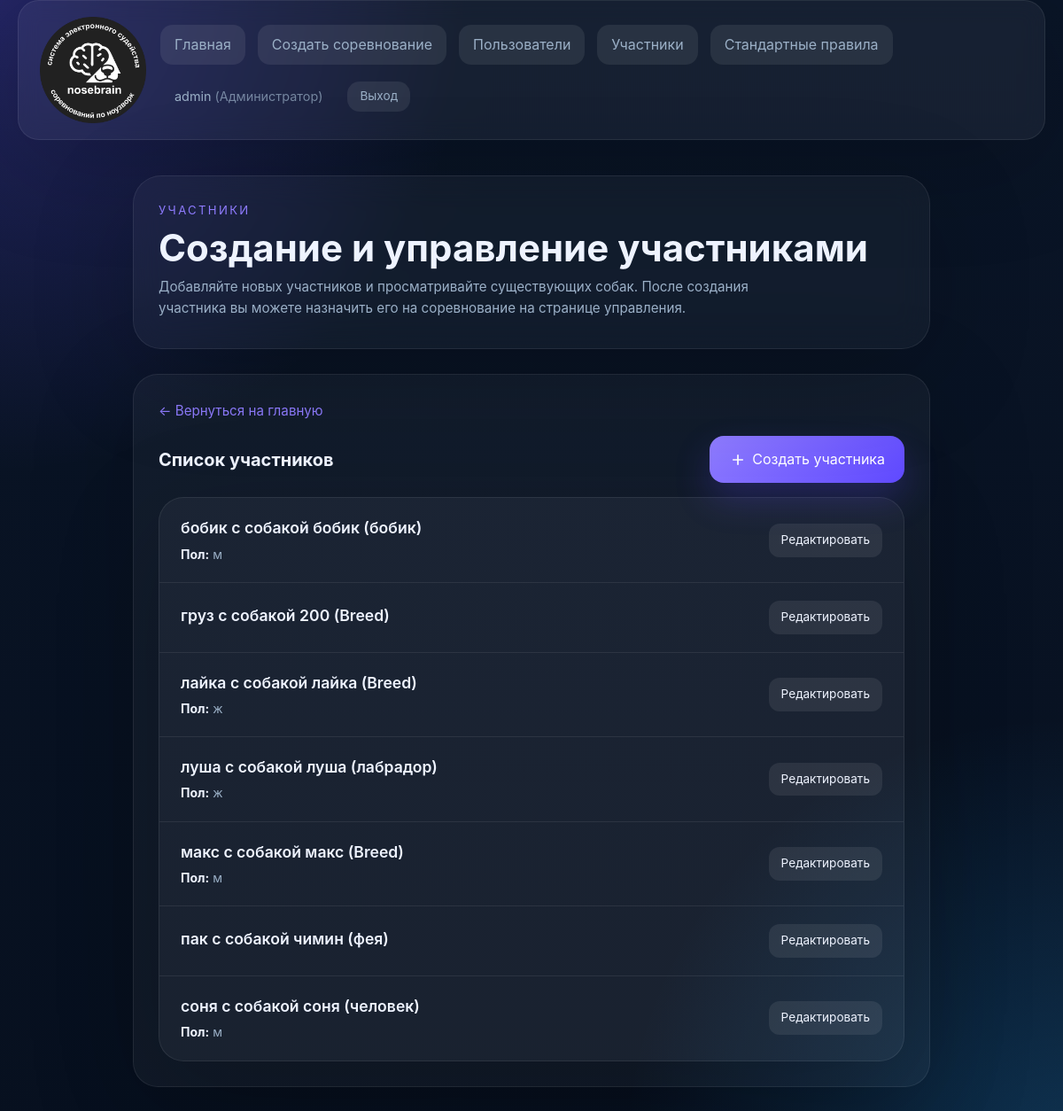
Page /participants.php (signed in) on the earlier database version.
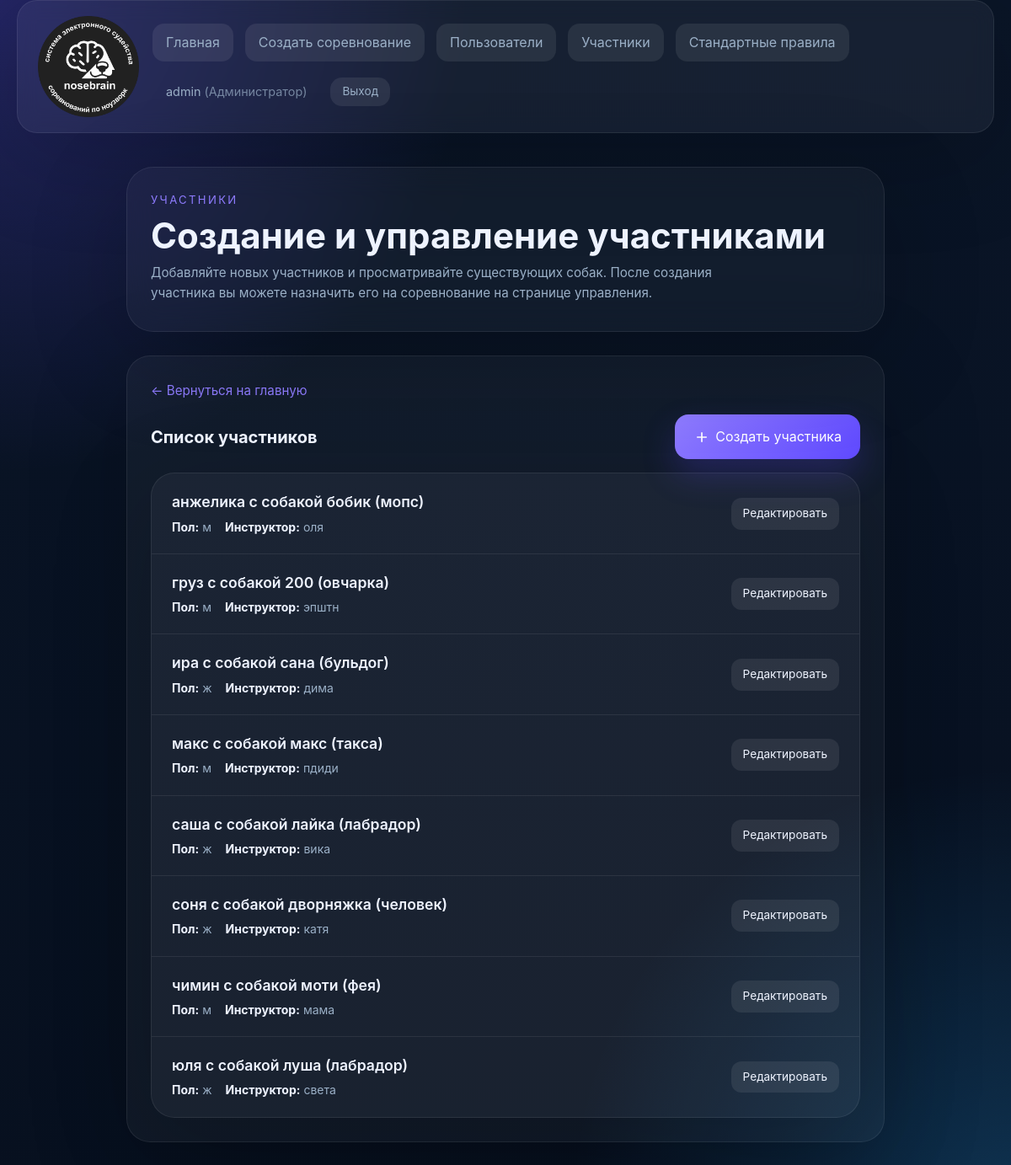
Same page on the later database version.
### tables this page shows
CREATE TABLE participants (
                id INTEGER PRIMARY KEY AUTOINCREMENT,
                name TEXT NOT NULL,
                breed TEXT,
                nickname TEXT,
                gender TEXT,
                birth_date TEXT,
                microchip_number TEXT,
                pedigree_number TEXT,
                qualification_book_number TEXT,
                instructor_name TEXT,
                created_by INTEGER,
                FOREIGN KEY (created_by) REFERENCES users(id)
            );

### participants.php (the view, shortened to what the rows shown need)
<?php
require_once __DIR__ . '/auth.php';
require_once __DIR__ . '/src/functions.php';
$dbManager = new DatabaseManager();
$service = new CompetitionService($dbManager);
$currentUser = getCurrentUser();
$userRole = $currentUser['role'] ?? User::ROLE_ADMIN;
$userId = $currentUser['id'] ?? null;
$participants = $service->getParticipants($userId, $userRole);
?>
<!DOCTYPE html>
<html lang="ru">
<head>
    <link rel="stylesheet" href="style.css">
</head>
<body>
<main class="page-shell page-shell--single">
    <section class="hero hero--compact">
        <div>
            <h1 class="hero__title">Создание и управление участниками</h1>
        </div>
    </section>
    <section class="content-grid content-grid--single">
    <article class="panel">
        <div class="action-bar" style="margin-bottom: 0;">
            <h2 style="margin: 0; font-size: 1.25rem;">Список участников</h2>
        </div>
        <div class="participants-list" style="margin-top: 16px;">
        <?php if (count($participants) === 0): ?>
            <div class="empty-state">
                <svg viewBox="0 0 24 24" fill="none" stroke="currentColor" stroke-width="1.5">
                    <path d="M17 21v-2a4 4 0 0 0-4-4H5a4 4 0 0 0-4 4v2"/>
                    <circle cx="9" cy="7" r="4"/>
                    <path d="M23 21v-2a4 4 0 0 0-3-3.87"/>
                    <path d="M16 3.13a4 4 0 0 1 0 7.75"/>
                </svg>
                <p>Пока нет участников. Создайте первого участника.</p>
            </div>
        <?php else: ?>
            <?php foreach ($participants as $participant): ?>
                <?php
                    $nickname = $participant->getNickname();
                    $breed = $participant->getBreed();
                    $displayName = escape($participant->getName());
                    if ($nickname !== null && $nickname !== '') {
                        $displayName .= ' с собакой ' . escape($nickname);
                        if ($breed !== null && $breed !== '') {
                            $displayName .= ' (' . escape($breed) . ')';
                        }
                    } elseif ($breed !== null && $breed !== '') {
                        $displayName .= ' с собакой (' . escape($breed) . ')';
                    }
                ?>
                <div class="participant-card">
                    <div class="participant-info">
                        <span class="participant-name"><?= $displayName ?></span>
                        <div class="participant-details">
                            <?php if ($participant->getGender()): ?>
                                <span class="participant-detail"><strong>Пол:</strong> <?= escape($participant->getGender()) ?></span>
                            <?php endif; ?>
                            <?php if ($participant->getInstructorName()): ?>
                                <span class="participant-detail"><strong>Инструктор:</strong> <?= escape($participant->getInstructorName()) ?></span>
                            <?php endif; ?>
                        </div>
                    </div>
                    <button type="button" class="button button--secondary btn-small" onclick="openEditModal(<?= $participant->getId() ?>, '<?= escape(addslashes($participant->getName())) ?>', '<?= escape(addslashes($participant->getNickname() ?? '')) ?>', '<?= escape(addslashes($participant->getBreed() ?? '')) ?>', '<?= escape(addslashes($participant->getGender() ?? '')) ?>', '<?= escape(addslashes($participant->getBirthDate() ?? '')) ?>', '<?= escape(addslashes($participant->getMicrochipNumber() ?? '')) ?>', '<?= escape(addslashes($participant->getPedigreeNumber() ?? '')) ?>', '<?= escape(addslashes($participant->getQualificationBookNumber() ?? '')) ?>', '<?= escape(addslashes($participant->getInstructorName() ?? '')) ?>')">
                        Редактировать
                    </button>
                </div>
            <?php endforeach; ?>
        <?php endif; ?>
        </div>
    </article>
    </section>
</main>
</body>
</html>

Differences in the rows shown:
changed participants: displayName "бобик с собакой бобик (бобик)" → "анжелика с собакой бобик (мопс)"; instructor_name (not shown) → "оля"
changed participants: displayName "груз с собакой 200 (Breed)" → "груз с собакой 200 (овчарка)"; gender (not shown) → "м"; instructor_name (not shown) → "эпштн"
changed participants: displayName "лайка с собакой лайка (Breed)" → "ира с собакой сана (бульдог)"; instructor_name (not shown) → "дима"
changed participants: displayName "макс с собакой макс (Breed)" → "макс с собакой макс (такса)"; instructor_name (not shown) → "пдиди"; moves up the list
added participants: displayName "саша с собакой лайка (лабрадор)", gender "ж", instructor_name "вика"
changed participants: displayName "соня с собакой соня (человек)" → "соня с собакой дворняжка (человек)"; gender "м" → "ж"; instructor_name (not shown) → "катя"; moves up the list
changed participants: displayName "пак с собакой чимин (фея)" → "чимин с собакой моти (фея)"; gender (not shown) → "м"; instructor_name (not shown) → "мама"; moves down the list
changed participants: displayName "луша с собакой луша (лабрадор)" → "юля с собакой луша (лабрадор)"; instructor_name (not shown) → "света"
